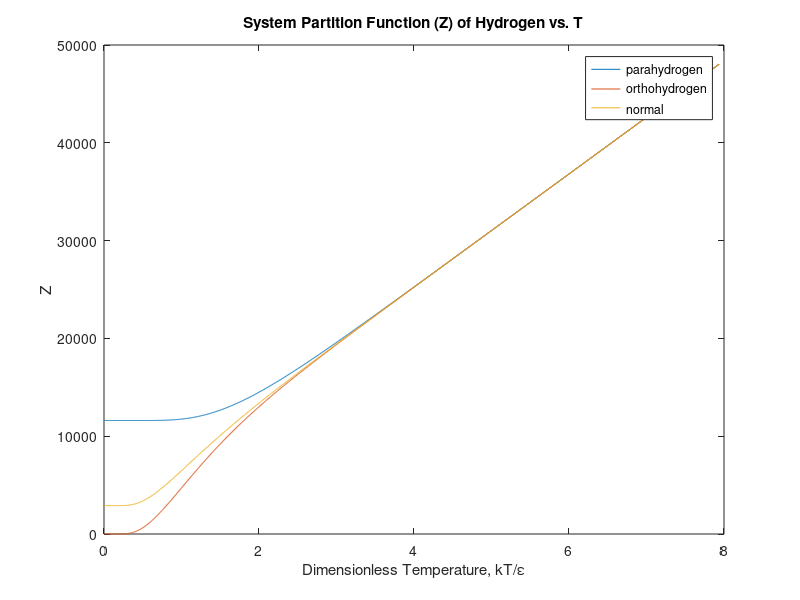
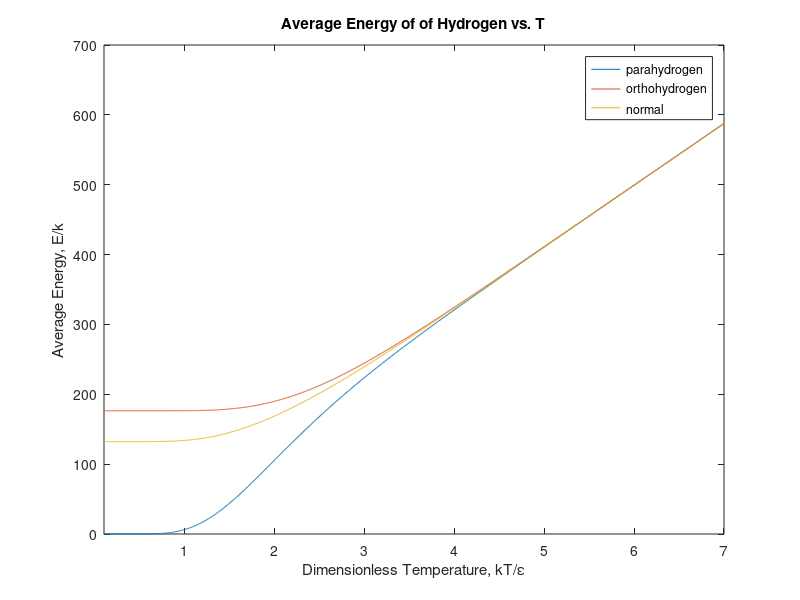
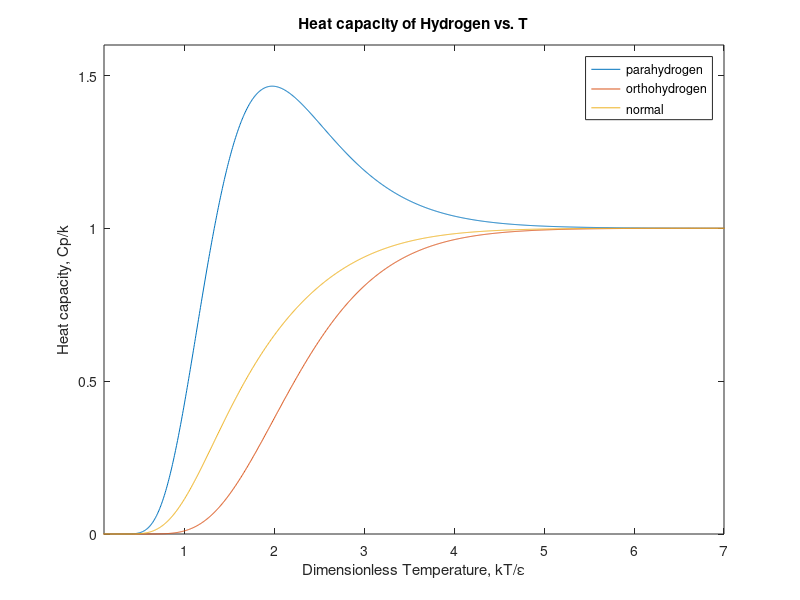

These charts were generated, in order, by the following MATLAB code:

%% COMPUTATIONAL LAB 4
%% SECTION I: PARTITION FUNCTIONS AND ASSOCIATED THERMODYNAMIC

%% QUESTION (1): Calc rotational partition func, av KE & Cp for parahydrogen. Plot the Cp as a func. of kT/epsilon.
% PART 1,2 & 3: Parahydrogen, orthodhydrogen & normal hydrogen
close all
clear
clc

epsilon = 0.0076; %[eV] rotational const. for H2
k = 8.617332*10^(-5); %[eV.K^-1] Boltzmann Const.
T = 0:0.5:700; %[K] temp range
B = 1./(T*k);
j_p = 0:2:1000; %Generate even no.'d energy levels
j_o = 1:2:1001; %Generate odd no.'d energy levels
E = @(j)(j.*(j+1)*epsilon);%Total rotational energy per state
g = @(j)(2.*j + 1); %Calc degeneracy of state
E_p = E(j_p); %Calc E and degeneracy levels: para & ortho
E_o = E(j_o);
g_p = g(j_p);
g_o = g(j_o);
Z_p = zeros(1,numel(T)); %Preallocate arrays
Z_o = zeros(1,numel(T)); % " "
Av_E_p = zeros(1,numel(T));% " "
Av_E_o = zeros(1,numel(T));% " "
Cp_p = zeros(1,numel(T)); % " "
Cp_o = zeros(1,numel(T)); % " "


for i = 1:numel(T); %Calc the partition functions for para/ortho
    Z_p(i) = sum(g_p.*exp(-E_p.*(B(i))));
    Z_o(i) = sum(g_o.*exp(-E_o.*(B(i))));
end

%CENTRAL DIFFERENCE
Av_E_p(1)=0;%Set starting value
Av_E_o(1)=0;
for i = 2:(numel(T)-1); %Calc the partition functions for para/ortho
    Av_E_p(i) = -((log(Z_p(i+1)) - log(Z_p(i-1))) / ((B(i+1)-B(i-1))));
    Av_E_o(i) = -((log(Z_o(i+1)) - log(Z_o(i-1))) / ((B(i+1)-B(i-1))));
end

%CENTRAL DIFFERENCE
for i = 2:(numel(T)-1); %Calc the heat capacity for para/ortho
    Cp_p(i) = (Av_E_p(i+1) - Av_E_p(i-1)) / ((T(i+1)-T(i-1)));
    Cp_o(i) = (Av_E_o(i+1) - Av_E_o(i-1)) / ((T(i+1)-T(i-1)));
end

%Normal hydrogen is a mixture of 1/4 parahydrogen and 3/4 orthohydrogen
Z_n = 0.25.*Z_p + 0.75*Z_o;
Av_E_n = 0.25.*Av_E_p + 0.75*Av_E_o;
Cp_n = 0.25.*Cp_p + 0.75*Cp_o;

%generate arrays for ease of plotting
x = (k*T)/epsilon;
x_adj = (k*T(1:numel(Cp_p)))/epsilon;%adjust to reduce xvals (cntrldiff)

figure(1)
plot(x , Z_p/k, x , Z_o/k, x , Z_n/k);
title('System Partition Function (Z) of Hydrogen vs. T')
xlabel('Dimensionless Temperature, kT/\epsilon')
ylabel('Z')
legend('parahydrogen', 'orthohydrogen','normal');

figure(2)
plot(x , Av_E_p/k, x , Av_E_o/k, x , Av_E_n/k);
title('Average Energy of of Hydrogen vs. T')
xlabel('Dimensionless Temperature, kT/\epsilon')
ylabel('Average Energy, E/k')
legend('parahydrogen', 'orthohydrogen','normal');
xlim([0.1, 7])

figure(3)
plot(x_adj, Cp_p/k, x_adj, Cp_o/k, x_adj, Cp_n/k);
title('Heat capacity of Hydrogen vs. T')
xlabel('Dimensionless Temperature, kT/\epsilon')
ylabel('Heat capacity, Cp/k')
legend('parahydrogen', 'orthohydrogen','normal');
xlim([0.1, 7])
ylim([0, 1.6])
%Heat capacity of all types of hydrogen